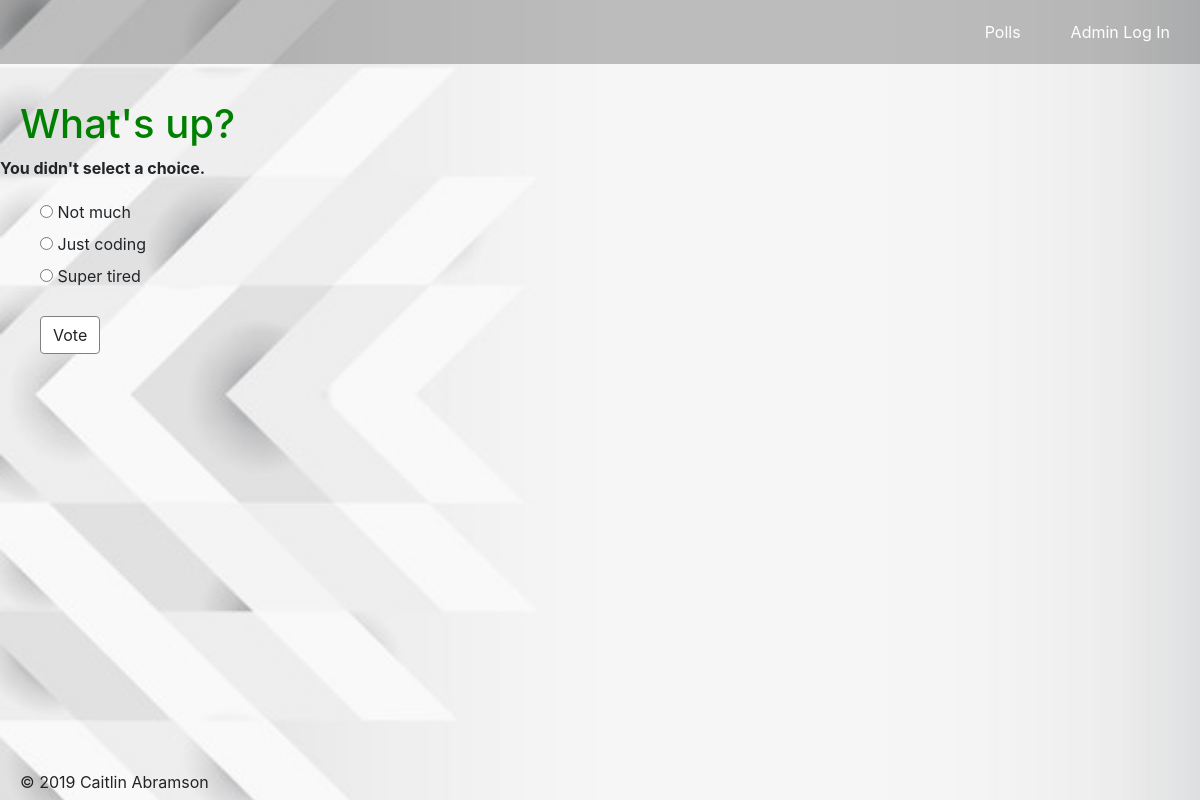
The page /polls/1/vote/ on the database its author committed.
### polls/models.py (models this page shows, shortened)
class Question(models.Model):
    question_text = models.CharField(max_length=200)
    pub_date = models.DateTimeField('date published')

class Choice(models.Model):
    question = models.ForeignKey(Question,
        on_delete=models.CASCADE)
    choice_text = models.CharField(max_length=200)
    votes = models.IntegerField(default=0)

### polls/views.py (the view)
# urls.py: path('<int:question_id>/vote/', views.vote, name='vote'),
def vote(request, question_id):
    question = get_object_or_404(Question, pk=question_id)
    try:
        selected_choice = question.choice_set.get(pk=request.POST['choice'])
    except (KeyError, Choice.DoesNotExist):
        return render(request, 'polls/detail.html', {
            'question': question,
            'error_message': "You didn't select a choice.",
        })
    else:
        selected_choice.votes += 1
        selected_choice.save()
        return HttpResponseRedirect(reverse('polls:results', args=(question.id,)))

### polls/templates/polls/detail.html (shortened to what this page needs)
<!DOCTYPE html>
<head>
    {% load staticfiles %}
    <link rel='stylesheet' type='text/css' href="/static/polls/css/bootstrap.min.css" />
    <link rel="stylesheet" type="text/css" href="{% static 'polls/style.css' %}">
</head>
<body>
    <div class="nav">
        <ul>
            <li class="nav_link"> <a href="http://127.0.0.1:8000/admin/"> Admin Log In</a> </li>
            <li class="nav_link"><a href="{% url 'polls:index' %}"> Polls </a></li>
        </ul>
    </div>
    <div class="header">
        <h1 class="question_label"> {{ question.question_text }} </h1>
    </div>
    {% if error_message %}
        <p><strong>{{ error_message }}</strong></p>
    {% endif %}
    <div class="vote_options">
        <form action="{% url 'polls:vote' question.id %}" method="post" class="form">
            {% for choice in question.choice_set.all %}
                <label>
                    <input type="radio" name="choice" id="choice{{forloop.counter}}" value="{{ choice.id }}">
                    {{ choice.choice_text }}
                </label><br>
            {% endfor %}
            <button type="submit" class="btn btn-default">Vote</button>
        </form>
    </div>
    <div class="footer">
            <p>&copy; 2019 Caitlin Abramson</p>
</body>

### polls/static/polls/style.css (style rules this page uses)
body { background: url("images/background.jpg") no-repeat; background-size: cover; background-position: left; background-attachment: fixed; }
.header, .buttons, .poll_list { margin-left: 20px; margin-top: 20px; }
.suggestion_form, .vote_options { margin-left: 40px; margin-top: 20px; }
.btn { margin-top: 20px; background-color: white; border-color: grey; border-width: 0.5pt; }
.question_label { color: green; }
ul { list-style-type: none; text-decoration: none; }
li a { color: green; }
.nav ul { width: 100%; background-color:rgba(51, 53, 51, 0.3); }
.nav a { display: block; padding: 20px; padding-right: 30px; color: white; }
.nav li { float: right; }
.footer { left: 0; bottom: 0; width: 100%; padding-left: 20px; position: fixed; height: 20px; margin-bottom: 10px; }
.background_container, .footer { display: block; }

### rows shown on the page
Question: question_text "What's up?"
Choice: choice_text "Not much"
Choice: choice_text "Just coding"
Choice: choice_text "Super tired"

### other values the page prints
{{ error_message }} "You didn't select a choice."
